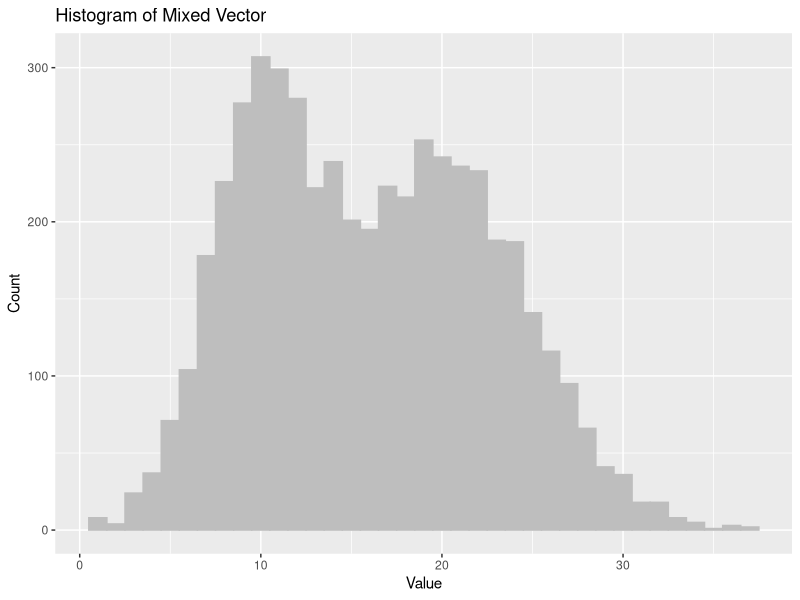
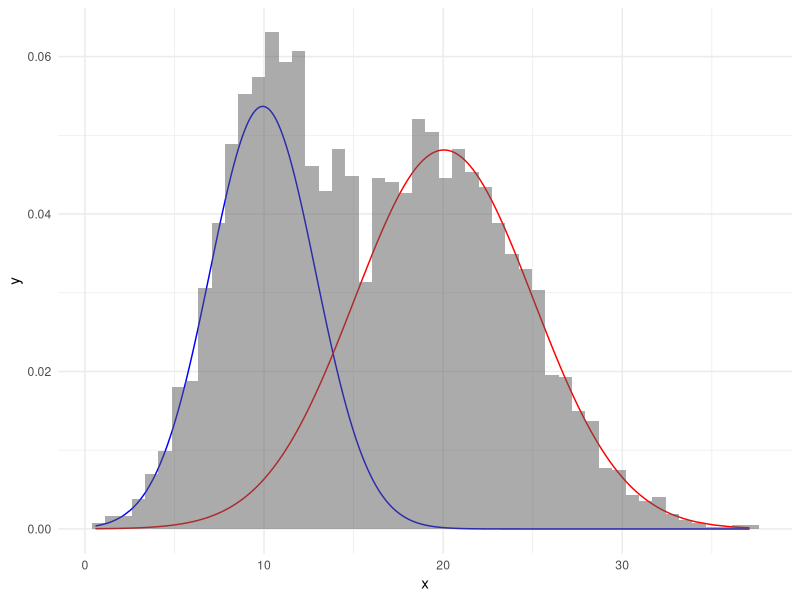

Source code (R) for these figures, in order:
library(tidyverse)
# DGP
set.seed(123)
x <- c(rnorm(3000, 20, 5), rnorm(2000, 10, 3))
df <- data.frame(x = x)
ggplot(df, aes(x = x)) +
    geom_histogram(binwidth = 1, color = "gray", fill = "gray") +
    labs(title = "Histogram of Mixed Vector",
         x = "Value",
         y = "Count")

# init
mu <- c(8, 15)
sigma <- c(5, 5)
pi <- c(0.5, 0.5)


# E-step
estep <- function(x, mu, sigma, pi) {
    n <- length(x)
    k <- length(mu)
    post <- matrix(0, n, k)
    for (i in 1:n) {
        for (j in 1:k) {
            post[i, j] <- dnorm(x[i], mu[j], sigma[j]) * pi[j]
        }
        post[i, ] <- post[i, ] / sum(post[i, ])
    }
    return(post)
}


# M-step
mstep <- function(x, post) {
    n <- nrow(post)
    k <- ncol(post)
    mu <- numeric(k)
    sigma <- numeric(k)
    pi <- numeric(k)
    for (j in 1:k) {
        mu[j] <- sum(post[, j] * x) / sum(post[, j])
        sigma[j] <- sqrt(sum(post[, j] * (x - mu[j])^2) / sum(post[, j]))
        pi[j] <- sum(post[, j]) / n
    }
    return(list(mu = mu, sigma = sigma, pi = pi))
}



# EM
em <- function(x, mu, sigma, pi, tol = 1e-6, maxiter = 100) {
    loglik <- numeric(maxiter)
    for (iter in 1:maxiter) {
        # E-step
        post <- estep(x, mu, sigma, pi)
        # M-step
        params <- mstep(x, post)
        # update parameters
        mu <- params$mu
        sigma <- params$sigma
        pi <- params$pi
        # calculate log-likelihood
        loglik[iter] <- sum(post[,1]* log(pi[1]) + dnorm(x, mu[1], sigma[1], log=TRUE)+
                                post[,2]* log(pi[2]) + dnorm(x, mu[2], sigma[2], log=TRUE))
        # check convergence
        if (iter > 1 && abs(loglik[iter] - loglik[iter - 1]) < tol) {
            break
        }
    }
    return(list(mu = mu, sigma = sigma, pi = pi, loglik = loglik[1:iter]))
}

# EM algorithm
result <- em(x, mu, sigma, pi)

# output
cat("mu:", result$mu, "\n")
cat("sigma:", result$sigma, "\n")
cat("pi:", result$pi, "\n")


df$y <- result$pi[1]*dnorm(df$x, mean = result$mu[1], sd = result$sigma[1])
df$z <- result$pi[2]*dnorm(df$x, mean = result$mu[2], sd = result$sigma[2])

ggplot(df, aes(x = x)) + 
    geom_line(aes(y = y), color = "blue") +
    geom_line(aes(y = z), color = "red") + 
    geom_histogram(aes(y = ..density..), bins = 50, alpha = 0.5) + 
    theme_minimal()

